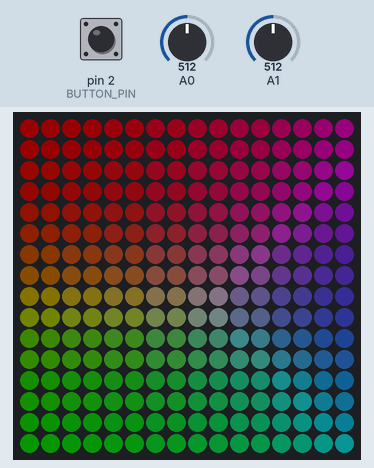
Recording of a sketch running on a simulated Arduino Uno, built with avr-gcc and run on an emulated ATmega328P. Parts: 16×16 RGB LED matrix (first LED top left, wired row by row). The inputs (shaded band) are chosen by the test bench; at power-on: pin 2 (BUTTON_PIN) LOW, A0 = 512, A1 = 512. Dim RGB values are drawn brighter than linear.

Above: at 1.2 s.
1.3 s: pin 2 (BUTTON_PIN) pulled HIGH for 3.2 s
At 2.18 s:
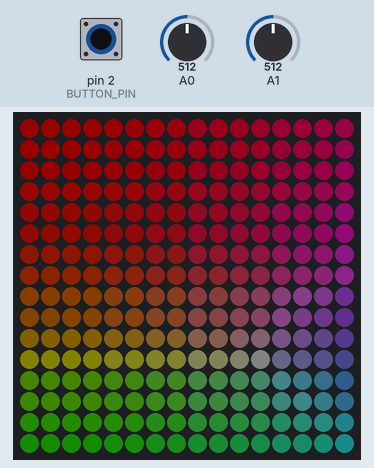
At 5.4 s:
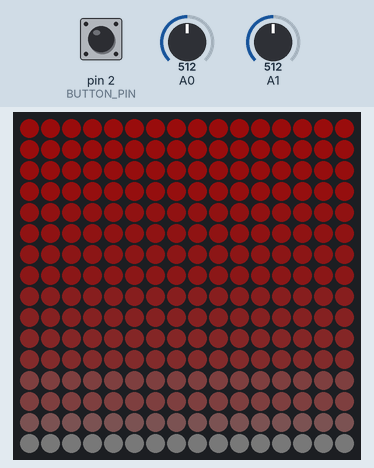
6.0 s: A0 set to 536
8.0 s: A1 set to 533
9.7 s: A1 set to 566
11.7 s: A0 set to 511
13.8 s: A1 set to 716
At 15.5 s:
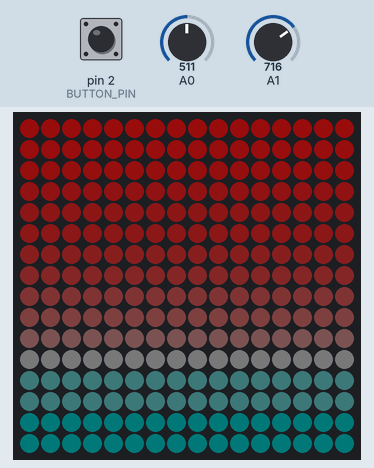
Timing chart, 0 to 16.8 s (numbered marks = the images above; inputs shaded):
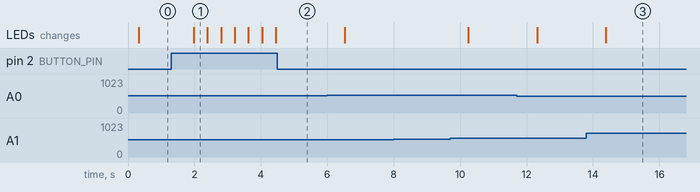

The sketch:

spectrum.ino
```cpp
#include <Adafruit_GFX.h>
#include <Adafruit_NeoMatrix.h>
#include <Adafruit_NeoPixel.h>
#ifndef PSTR
 #define PSTR // Make Arduino Due happy
#endif

#define MATRIX_PIN 1
#define MATRIX_WIDTH 16
#define MATRIX_HEIGHT 16

#define BUTTON_PIN 2

#define MAX_COLOR_MODES 5

Adafruit_NeoMatrix matrix = Adafruit_NeoMatrix(
  MATRIX_WIDTH, MATRIX_HEIGHT, MATRIX_PIN,
  NEO_MATRIX_TOP     + NEO_MATRIX_RIGHT +
  NEO_MATRIX_COLUMNS + NEO_MATRIX_ZIGZAG,
  NEO_GRB            + NEO_KHZ800);

uint8_t _t = 0;
uint8_t _mode = 0;

void setup() {
  matrix.begin();
  matrix.setBrightness(10);
  pinMode(BUTTON_PIN, INPUT);
}

void loop() {
  int buttonState = digitalRead(BUTTON_PIN);
  if (buttonState == HIGH) {
    _mode = ++_mode % MAX_COLOR_MODES;
  }

  int meter0Reading = analogRead(A0);
  int brightness = min(meter0Reading / 20, 40);
  matrix.setBrightness(brightness);

  int meter1Reading = analogRead(A1);
  int v = min(meter1Reading / 50, 20);

  matrix.fillScreen(0);
  gradient(_t, v);
  matrix.show();
  delay(100);

  _t = ++_t % 256;
}


uint16_t rainbow(uint8_t x, uint8_t y, uint8_t v) {
  return  matrix.Color(255 - y * 12, 48 + y * 12, 48 + x * 12);
}

uint16_t rainbowVariable(uint8_t x, uint8_t y, uint8_t v) {
  return matrix.Color(255 - y * v, (v * 4) + y * v, (v * 4) + x * v);
}

uint16_t redBlue(uint8_t x, uint8_t y, uint8_t v) {
  return matrix.Color(255 - y * v, 0, 255 - x * v);
}

uint16_t greenBlue(uint8_t x, uint8_t y, uint8_t v) {
  return matrix.Color(0, 255 - y * v, 255 - x * v);
}

uint16_t cyanPink(uint8_t x, uint8_t y, uint8_t v) {
  return matrix.Color(255 - y * v, 96, 96);
}


void gradient(uint8_t t, uint8_t v) {
  for (int x = 0; x < MATRIX_WIDTH; x++) {
    for (int y = 0; y < MATRIX_HEIGHT; y++) {
      switch (_mode) {
        case 0:
          matrix.drawPixel(x, y, rainbow(x, y, v));
          break;
        case 1:
          matrix.drawPixel(x, y, rainbowVariable(x, y, v));
          break;
        case 2:
          matrix.drawPixel(x, y, cyanPink(x, y, v));
          break;
        case 3:
          matrix.drawPixel(x, y, greenBlue(x, y,v ));
          break;
        case 4:
          matrix.drawPixel(x, y, redBlue(x, y,v ));
          break;
      }
    }
  }
}
```

Measured:
- after the input at 1.3 s, the LEDs: change after 0.68 s (image 1)
- after the input at 8.0 s, every drawn part: stays the same
- after the input at 13.8 s, the LEDs: change after 0.59 s (image 3)
- what the display in image 1 shows lasts 0.4 s, from 2.0 s to 2.4 s
